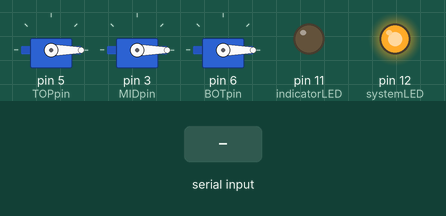
The sketch below on a simulated Arduino Uno, built with avr-gcc and run on an emulated ATmega328P. Shown: 3 × servo, output pins drawn as LEDs (lit = HIGH). The inputs (shaded band) are chosen by the test bench.

Above: at 1.2 s.
1.3 s: "1\n" received over Serial
At 2.2 s:
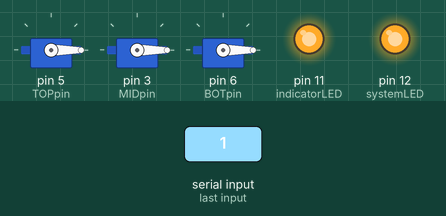
4.3 s: "2\n" received over Serial
At 6.8 s:
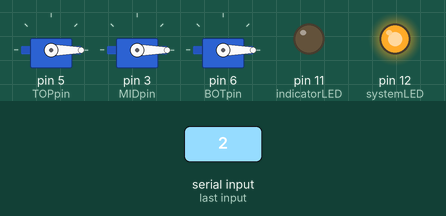
7.3 s: "3\n" received over Serial
At 7.9 s:
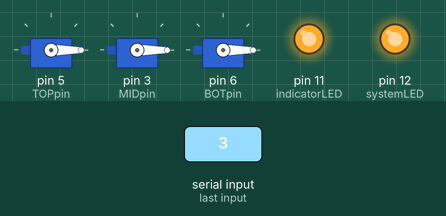
Timing chart, 0 to 10.6 s (numbered marks = the images above; inputs shaded):
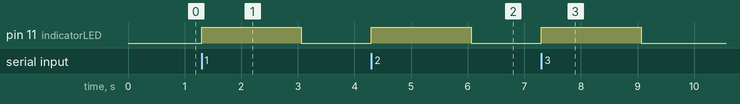

Measured:
- after the input at 1.3 s, pin 11 (indicatorLED): LOW → HIGH at once, → LOW 1.8 s later
- after the input at 4.3 s, pin 11 (indicatorLED): LOW → HIGH at once, → LOW 1.8 s later
- after the input at 7.3 s, pin 11 (indicatorLED): LOW → HIGH at once, → LOW 1.8 s later

The sketch:

MPDeltaButtonController.ino
```cpp
const int TOPpin = 5;
const int MIDpin = 3;
const int BOTpin = 6;
const int indicatorLED = 11;
const int systemLED = 12;
const int sigTop = 10;

# include <Servo.h>

Servo TOP;
Servo MID;
Servo BOT;
void setup() {
  // put your setup code here, to run once:
  pinMode(indicatorLED, OUTPUT);
  pinMode(systemLED, OUTPUT);
  pinMode(sigTop, INPUT);
  TOP.attach(TOPpin);
  MID.attach(MIDpin);
  BOT.attach(BOTpin);
  MID.write(0);
  TOP.write(0);
  BOT.write(0);
  digitalWrite(systemLED, HIGH);
  Serial.begin(115200);
}

void loop() {
 process();
 //press(MID);
}


void process(){
  if(Serial.available()){

  String intByte = Serial.readStringUntil('\n');

  if(intByte == "1"){
    digitalWrite(indicatorLED, HIGH);
    press(TOP);
  }else if(intByte == "2"){
    digitalWrite(indicatorLED, HIGH);
    press(MID);
  }else if(intByte == "3"){
    digitalWrite(indicatorLED, HIGH);
    press(BOT);
  }else if(intByte != "0"){
    digitalWrite(indicatorLED, HIGH);
    }
  }
  digitalWrite(indicatorLED,LOW);
}

 void press(Servo servo){
  int  std = 70;
  // put your main code here, to run repeatedly:
  for(int x = 0; x < std; x++){
    servo.write(x);
    delay(15);
  }
  for(int y = std; y > 0; y--){
    servo.write(y);
    delay(10);

  }
}
```
